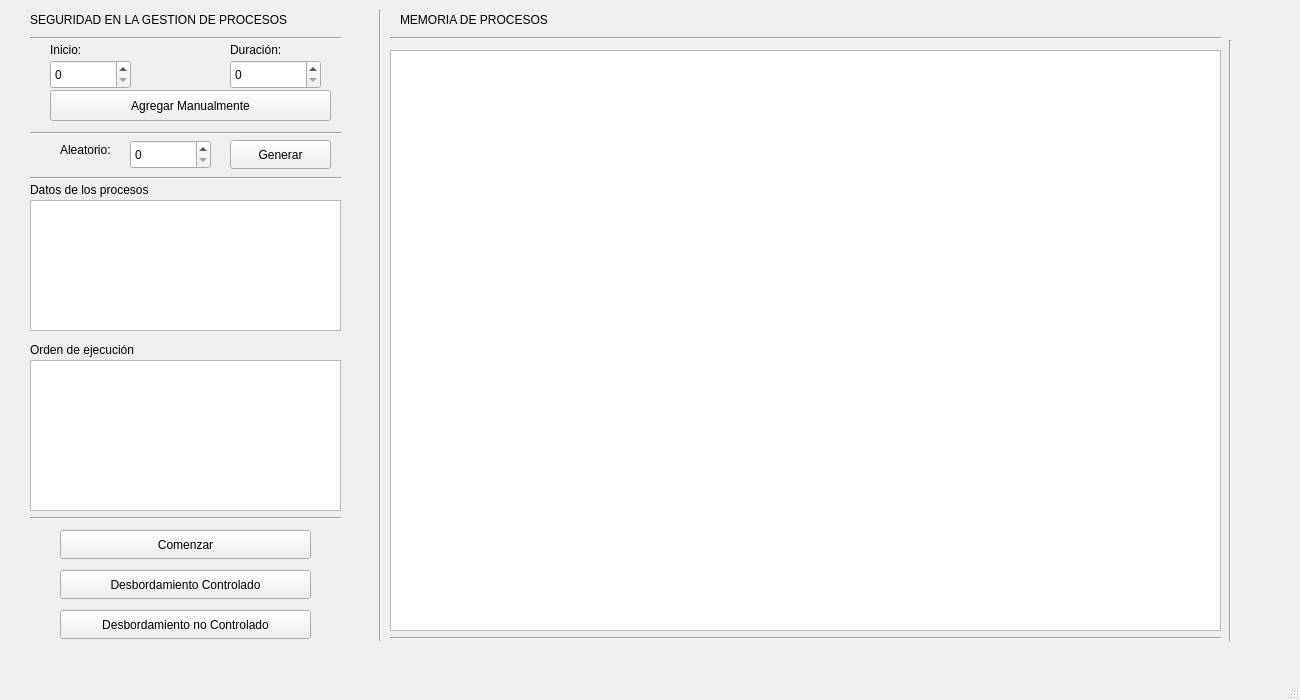
<?xml version="1.0" encoding="UTF-8"?>
<ui version="4.0">
 <class>MainWindow</class>
 <widget class="QMainWindow" name="MainWindow">
  <property name="geometry">
   <rect>
    <x>0</x>
    <y>0</y>
    <width>1300</width>
    <height>700</height>
   </rect>
  </property>
  <property name="windowTitle">
   <string>MainWindow</string>
  </property>
  <widget class="QWidget" name="centralwidget">
   <widget class="QSpinBox" name="sbInicio">
    <property name="geometry">
     <rect>
      <x>50</x>
      <y>60</y>
      <width>81</width>
      <height>29</height>
     </rect>
    </property>
   </widget>
   <widget class="QSpinBox" name="sbDuracion">
    <property name="geometry">
     <rect>
      <x>230</x>
      <y>60</y>
      <width>91</width>
      <height>29</height>
     </rect>
    </property>
   </widget>
   <widget class="QPushButton" name="btnAgregar">
    <property name="geometry">
     <rect>
      <x>50</x>
      <y>90</y>
      <width>281</width>
      <height>31</height>
     </rect>
    </property>
    <property name="text">
     <string>Agregar Manualmente</string>
    </property>
   </widget>
   <widget class="QPushButton" name="btnSimularDesbordamientoControlado">
    <property name="geometry">
     <rect>
      <x>60</x>
      <y>570</y>
      <width>251</width>
      <height>29</height>
     </rect>
    </property>
    <property name="text">
     <string>Desbordamiento Controlado</string>
    </property>
   </widget>
   <widget class="QGraphicsView" name="gvMemoria">
    <property name="geometry">
     <rect>
      <x>390</x>
      <y>50</y>
      <width>831</width>
      <height>581</height>
     </rect>
    </property>
    <property name="tabletTracking">
     <bool>false</bool>
    </property>
    <property name="autoFillBackground">
     <bool>false</bool>
    </property>
   </widget>
   <widget class="QTableWidget" name="tblProcesos">
    <property name="geometry">
     <rect>
      <x>30</x>
      <y>200</y>
      <width>311</width>
      <height>131</height>
     </rect>
    </property>
   </widget>
   <widget class="QPushButton" name="btnComenzar">
    <property name="geometry">
     <rect>
      <x>60</x>
      <y>530</y>
      <width>251</width>
      <height>29</height>
     </rect>
    </property>
    <property name="text">
     <string>Comenzar</string>
    </property>
   </widget>
   <widget class="QTableWidget" name="tblProcesosSimulados">
    <property name="geometry">
     <rect>
      <x>30</x>
      <y>360</y>
      <width>311</width>
      <height>151</height>
     </rect>
    </property>
   </widget>
   <widget class="QSpinBox" name="sbCantidad">
    <property name="geometry">
     <rect>
      <x>130</x>
      <y>140</y>
      <width>81</width>
      <height>29</height>
     </rect>
    </property>
   </widget>
   <widget class="QPushButton" name="btnGenerarAleatorios">
    <property name="geometry">
     <rect>
      <x>230</x>
      <y>140</y>
      <width>101</width>
      <height>29</height>
     </rect>
    </property>
    <property name="text">
     <string>Generar</string>
    </property>
   </widget>
   <widget class="Line" name="line">
    <property name="geometry">
     <rect>
      <x>370</x>
      <y>10</y>
      <width>20</width>
      <height>631</height>
     </rect>
    </property>
    <property name="orientation">
     <enum>Qt::Orientation::Vertical</enum>
    </property>
   </widget>
   <widget class="QPushButton" name="btnSimularDesbordamientoNoControlado">
    <property name="geometry">
     <rect>
      <x>60</x>
      <y>610</y>
      <width>251</width>
      <height>29</height>
     </rect>
    </property>
    <property name="text">
     <string>Desbordamiento no Controlado</string>
    </property>
   </widget>
   <widget class="QLabel" name="label">
    <property name="geometry">
     <rect>
      <x>50</x>
      <y>40</y>
      <width>63</width>
      <height>20</height>
     </rect>
    </property>
    <property name="text">
     <string>Inicio:</string>
    </property>
   </widget>
   <widget class="QLabel" name="label_2">
    <property name="geometry">
     <rect>
      <x>30</x>
      <y>340</y>
      <width>151</width>
      <height>20</height>
     </rect>
    </property>
    <property name="text">
     <string>Orden de ejecución</string>
    </property>
   </widget>
   <widget class="QLabel" name="label_3">
    <property name="geometry">
     <rect>
      <x>230</x>
      <y>40</y>
      <width>91</width>
      <height>20</height>
     </rect>
    </property>
    <property name="text">
     <string>Duración:</string>
    </property>
   </widget>
   <widget class="QLabel" name="label_4">
    <property name="geometry">
     <rect>
      <x>400</x>
      <y>10</y>
      <width>171</width>
      <height>20</height>
     </rect>
    </property>
    <property name="text">
     <string>MEMORIA DE PROCESOS</string>
    </property>
   </widget>
   <widget class="QLabel" name="label_5">
    <property name="geometry">
     <rect>
      <x>30</x>
      <y>180</y>
      <width>151</width>
      <height>20</height>
     </rect>
    </property>
    <property name="text">
     <string>Datos de los procesos</string>
    </property>
   </widget>
   <widget class="QLabel" name="label_6">
    <property name="geometry">
     <rect>
      <x>60</x>
      <y>140</y>
      <width>71</width>
      <height>20</height>
     </rect>
    </property>
    <property name="text">
     <string>Aleatorio:</string>
    </property>
   </widget>
   <widget class="QLabel" name="label_7">
    <property name="geometry">
     <rect>
      <x>30</x>
      <y>10</y>
      <width>301</width>
      <height>20</height>
     </rect>
    </property>
    <property name="text">
     <string>SEGURIDAD EN LA GESTION DE PROCESOS</string>
    </property>
   </widget>
   <widget class="Line" name="line_2">
    <property name="geometry">
     <rect>
      <x>390</x>
      <y>30</y>
      <width>831</width>
      <height>16</height>
     </rect>
    </property>
    <property name="orientation">
     <enum>Qt::Orientation::Horizontal</enum>
    </property>
   </widget>
   <widget class="Line" name="line_3">
    <property name="geometry">
     <rect>
      <x>1220</x>
      <y>40</y>
      <width>20</width>
      <height>601</height>
     </rect>
    </property>
    <property name="orientation">
     <enum>Qt::Orientation::Vertical</enum>
    </property>
   </widget>
   <widget class="Line" name="line_4">
    <property name="geometry">
     <rect>
      <x>30</x>
      <y>170</y>
      <width>311</width>
      <height>16</height>
     </rect>
    </property>
    <property name="orientation">
     <enum>Qt::Orientation::Horizontal</enum>
    </property>
   </widget>
   <widget class="Line" name="line_5">
    <property name="geometry">
     <rect>
      <x>30</x>
      <y>510</y>
      <width>311</width>
      <height>16</height>
     </rect>
    </property>
    <property name="orientation">
     <enum>Qt::Orientation::Horizontal</enum>
    </property>
   </widget>
   <widget class="Line" name="line_6">
    <property name="geometry">
     <rect>
      <x>30</x>
      <y>123</y>
      <width>311</width>
      <height>20</height>
     </rect>
    </property>
    <property name="orientation">
     <enum>Qt::Orientation::Horizontal</enum>
    </property>
   </widget>
   <widget class="Line" name="line_7">
    <property name="geometry">
     <rect>
      <x>30</x>
      <y>30</y>
      <width>311</width>
      <height>16</height>
     </rect>
    </property>
    <property name="orientation">
     <enum>Qt::Orientation::Horizontal</enum>
    </property>
   </widget>
   <widget class="Line" name="line_8">
    <property name="geometry">
     <rect>
      <x>390</x>
      <y>630</y>
      <width>831</width>
      <height>16</height>
     </rect>
    </property>
    <property name="orientation">
     <enum>Qt::Orientation::Horizontal</enum>
    </property>
   </widget>
  </widget>
  <widget class="QMenuBar" name="menubar">
   <property name="geometry">
    <rect>
     <x>0</x>
     <y>0</y>
     <width>1300</width>
     <height>25</height>
    </rect>
   </property>
  </widget>
  <widget class="QStatusBar" name="statusbar"/>
 </widget>
 <resources/>
 <connections/>
</ui>
